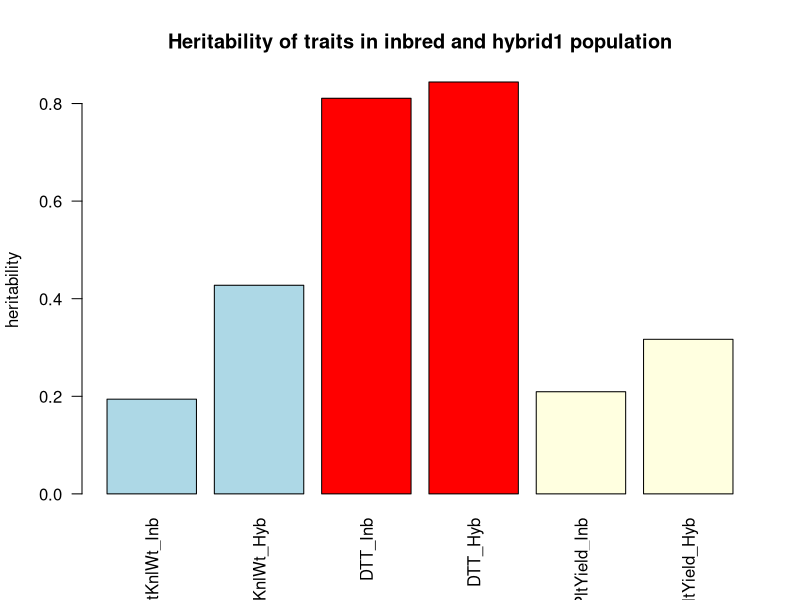

Generate this figure with R:
## ---- chunk 1
knitr::opts_chunk$set(echo = TRUE) 
knitr::opts_knit$set(root.dir=normalizePath('../../')) 
## ---- chunk 2
f <- read.delim("data/journal.pone.0007433.s001.txt", header=TRUE)
# Convert missing data to NA
f[f=="."] <- NA
## ---- chunk 3
f$INBRED <- as.factor(f$INBRED)
f$Env <- as.factor(f$Env)
f$PltYield_Inbred<-as.factor(f$PltYield_Inbred)
f$DTT_Inbred<-as.factor(f$DTT_Inbred)
f$TotKnlWt_Inbred<-as.factor(f$TotKnlWt_Inbred)

#calculate ANOVA for each trait in inbred population
##Total kernel weight
f$TotKnlWt_Inbred<-as.numeric(as.character((f$TotKnlWt_Inbred)))
fit_TotKnlwt <- lm(TotKnlWt_Inbred ~ INBRED + Env, data=f)
a_TotKnlwt<-anova(fit_TotKnlwt)
a_TotKnlwt
##Days to Anthesis
f$DTT_Inbred<-as.numeric(as.character((f$DTT_Inbred)))
fit_DTT <- lm(DTT_Inbred ~ INBRED + Env, data=f)
a_DTT<-anova(fit_DTT)
a_DTT
##Plant Yield
f$PltYield_Inbred<-as.numeric(as.character((f$PltYield_Inbred)))
fit_PltYield<-lm(PltYield_Inbred ~ INBRED + Env, data=f)
a_PltYield<-anova(fit_PltYield)
a_PltYield
## ---- chunk 4
Vgt = (603.8 - 307.5)/4
Vet = 307.5
H2_TotKnlWt_Inbred = Vgt/(Vgt + Vet)
H2_TotKnlWt_Inbred

Vgd = (232.1 - 12.8)/4
Ved = 12.8
H2_DTT_Inbred = Vgd/(Vgd + Ved)
H2_DTT_Inbred

Vgp = (549.08 - 358.99)/2
Vep = 358.99
H2_PltYield_Inbred = Vgp/(Vgp + Vep)
H2_PltYield_Inbred

## ---- chunk 5
f$INBRED <- as.factor(f$INBRED)
f$Env <- as.factor(f$Env)
f$TotKnlWt_Hyb <- as.factor(f$KnlHgt_Hyb)
f$DTT_Hyb<-as.factor(f$DTT_Hyb)
f$PltYield_Hyb<-as.factor(f$PltYield_Hyb)

#calculate ANOVA for each trait in hybrid population
##Total kernel weight
f$TotKnlWt_Hyb <- as.numeric(as.character((f$TotKnlWt_Hyb)))
fit_TotKnlwt_Hyb <- lm(TotKnlWt_Hyb ~ INBRED + Env, data=f)
a_TotKnlwt_Hyb <- anova(fit_TotKnlwt_Hyb)
a_TotKnlwt_Hyb
##Day to anthesis
f$DTT_Hyb <- as.numeric(as.character((f$DTT_Hyb)))
fit_DTT_Hyb <- lm(DTT_Hyb ~ INBRED + Env, data=f)
a_DTT_Hyb<-anova(fit_DTT_Hyb)
a_DTT_Hyb
##Plant yield
f$PltYield_Hyb <- as.numeric(as.character((f$PltYield_Hyb)))
fit_PltYield_Hyb <- lm(PltYield_Hyb ~ INBRED + Env, data=f)
a_PltYield_Hyb<-anova(fit_PltYield_Hyb)
a_PltYield_Hyb
## ---- chunk 6
Vgth =  (9.61 - 2.41)/4 #this is the covariance between male parents(selected from inbred population) and B73 (female parent)
Veth = 2.41
H2_TotKnlWt_Hyb = Vgth/(Vgth + Veth)
H2_TotKnlWt_Hyb

Vgdh =  (72.5 - 3.2)/4 #this is the covariance between male parents(selected from inbred population) and B73 (female parent)
Vedh = 3.2
H2_DTT_Hyb = Vgdh/(Vgdh + Vedh)
H2_DTT_Hyb

Vgph =  (2332 - 1210)/2 #this is the covariance between male parents(selected from inbred population) and B73 (female parent)
Veph = 1210
H2_PltYield_Hyb = Vgph/(Vgph + Veph)
H2_PltYield_Hyb
## ---- chunk 7
#H2_NUMBER<-c(H2_TotKnlWt_Inbred,H2_TotKnlWt_Hyb,H2_DTT_Inbred,H2_DTT_Hyb,H2_PltYield_Inbred,H2_PltYield_Hyb)
H2_NUMBER<-c(0.1941296,0.4275534, 0.8107209, 0.8440926, 0.2093341, 0.3167702)
H2_NUMBER
H2_name<-c("H2_TotKnlWt_Inbred","H2_TotKnlWt_Hyb","H2_DTT_Inbred","H2_DTT_Hyb","H2_PltYield_Inbred","H2_PltYield_Hyb")
H2_name
data.matrix(H2_name,H2_NUMBER)
#H2=data.frame(H2_name,H2_NUMBER)
H2<-cbind(H2_name,H2_NUMBER)
H2
library(ggplot2)
barplot(H2_NUMBER,
        main = "Heritability of traits in inbred and hybrid1 population",
        col = c("light blue","light blue","red","red","light yellow","light yellow"),
        ylab = "heritability",
        names.arg = c("TotKnlWt_Inb","TotKnlWt_Hyb","DTT_Inb","DTT_Hyb","PltYield_Inb","PltYield_Hyb"), 
        las=2)

